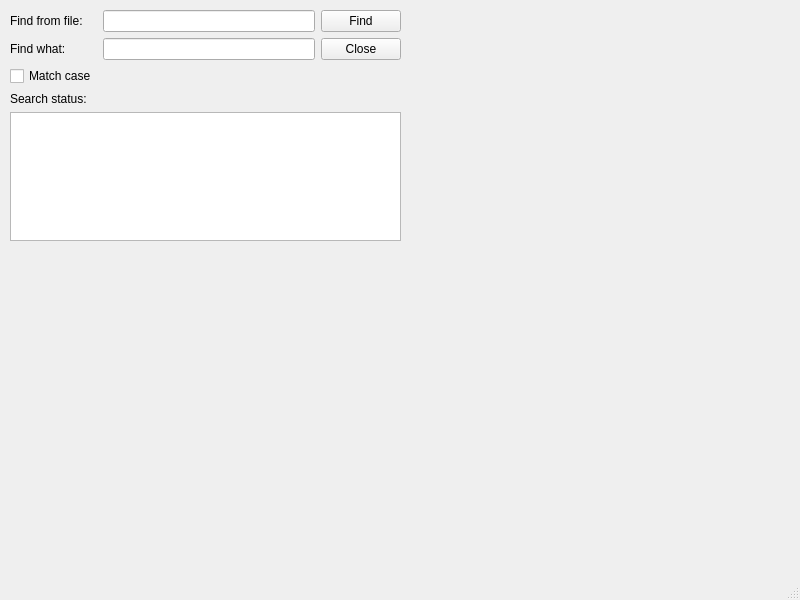
<?xml version="1.0" encoding="UTF-8"?>
<ui version="4.0">
 <class>MainWindow</class>
 <widget class="QMainWindow" name="MainWindow">
  <property name="geometry">
   <rect>
    <x>0</x>
    <y>0</y>
    <width>800</width>
    <height>600</height>
   </rect>
  </property>
  <property name="windowTitle">
   <string>MainWindow</string>
  </property>
  <widget class="QWidget" name="centralwidget">
   <widget class="QWidget" name="gridLayoutWidget">
    <property name="geometry">
     <rect>
      <x>10</x>
      <y>10</y>
      <width>391</width>
      <height>231</height>
     </rect>
    </property>
    <layout class="QGridLayout" name="gridLayout_2">
     <item row="2" column="0">
      <widget class="QCheckBox" name="matchCheckBox">
       <property name="text">
        <string>Match case</string>
       </property>
      </widget>
     </item>
     <item row="1" column="0">
      <widget class="QLabel" name="labelWhat">
       <property name="text">
        <string>Find what:</string>
       </property>
      </widget>
     </item>
     <item row="0" column="1">
      <widget class="QLineEdit" name="fileLineEdit"/>
     </item>
     <item row="0" column="0">
      <widget class="QLabel" name="labelFile">
       <property name="text">
        <string>Find from file:</string>
       </property>
      </widget>
     </item>
     <item row="1" column="1">
      <widget class="QLineEdit" name="keyLineEdit"/>
     </item>
     <item row="3" column="0">
      <widget class="QLabel" name="labelSearch">
       <property name="text">
        <string>Search status:</string>
       </property>
      </widget>
     </item>
     <item row="0" column="2">
      <widget class="QPushButton" name="findPushButton">
       <property name="text">
        <string>Find</string>
       </property>
      </widget>
     </item>
     <item row="1" column="2">
      <widget class="QPushButton" name="closePushButton">
       <property name="text">
        <string>Close</string>
       </property>
      </widget>
     </item>
     <item row="4" column="0" colspan="3">
      <widget class="QTextBrowser" name="textBrowser"/>
     </item>
    </layout>
   </widget>
  </widget>
  <widget class="QMenuBar" name="menubar">
   <property name="geometry">
    <rect>
     <x>0</x>
     <y>0</y>
     <width>800</width>
     <height>17</height>
    </rect>
   </property>
  </widget>
  <widget class="QStatusBar" name="statusbar"/>
 </widget>
 <resources/>
 <connections>
  <connection>
   <sender>closePushButton</sender>
   <signal>clicked()</signal>
   <receiver>MainWindow</receiver>
   <slot>close()</slot>
   <hints>
    <hint type="sourcelabel">
     <x>359</x>
     <y>64</y>
    </hint>
    <hint type="destinationlabel">
     <x>399</x>
     <y>299</y>
    </hint>
   </hints>
  </connection>
  <connection>
   <sender>fileLineEdit</sender>
   <signal>editingFinished()</signal>
   <receiver>findPushButton</receiver>
   <slot>show()</slot>
   <hints>
    <hint type="sourcelabel">
     <x>197</x>
     <y>38</y>
    </hint>
    <hint type="destinationlabel">
     <x>359</x>
     <y>38</y>
    </hint>
   </hints>
  </connection>
  <connection>
   <sender>keyLineEdit</sender>
   <signal>editingFinished()</signal>
   <receiver>findPushButton</receiver>
   <slot>show()</slot>
   <hints>
    <hint type="sourcelabel">
     <x>197</x>
     <y>64</y>
    </hint>
    <hint type="destinationlabel">
     <x>359</x>
     <y>38</y>
    </hint>
   </hints>
  </connection>
 </connections>
</ui>
